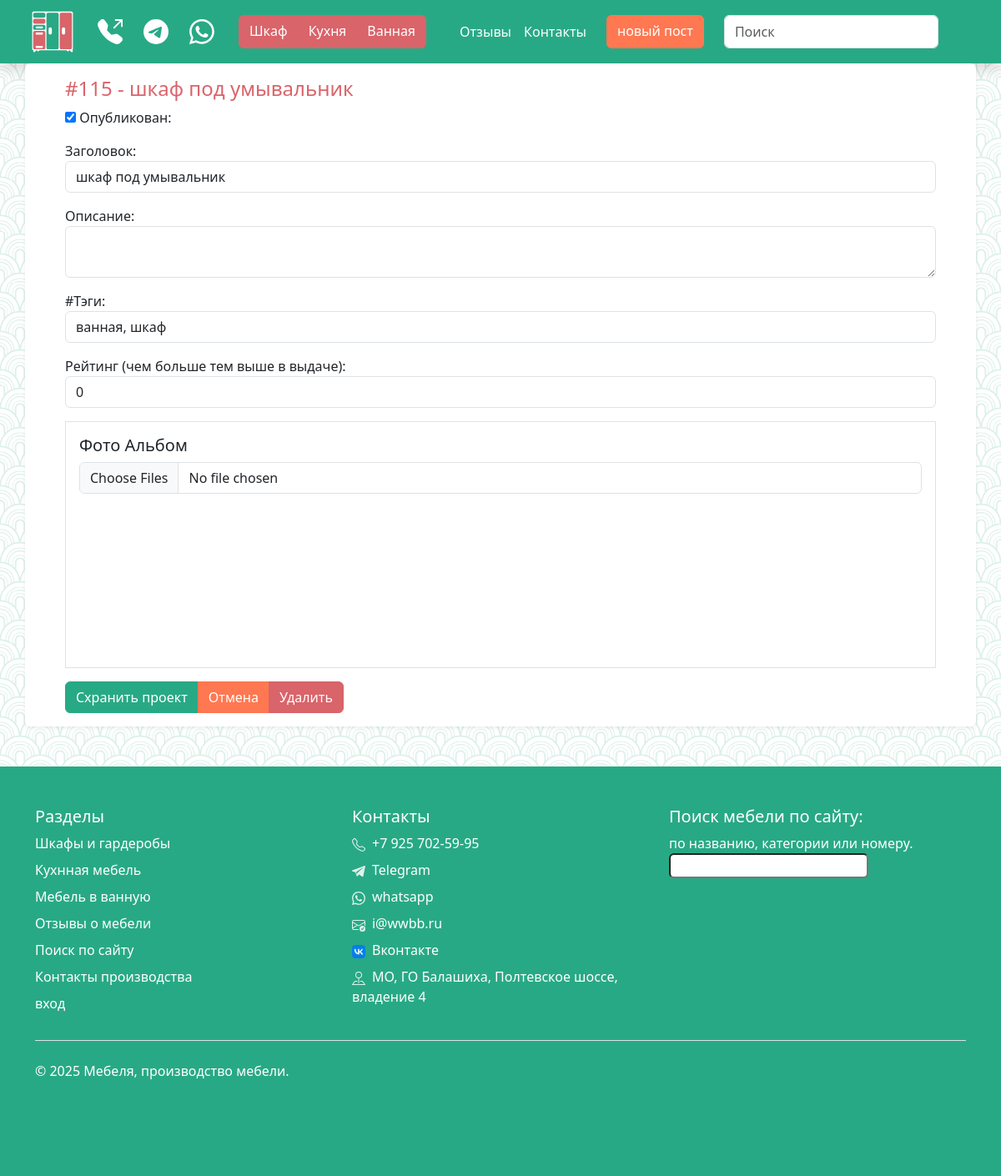
/update/115 (signed in), run on an earlier commit of the app's database.
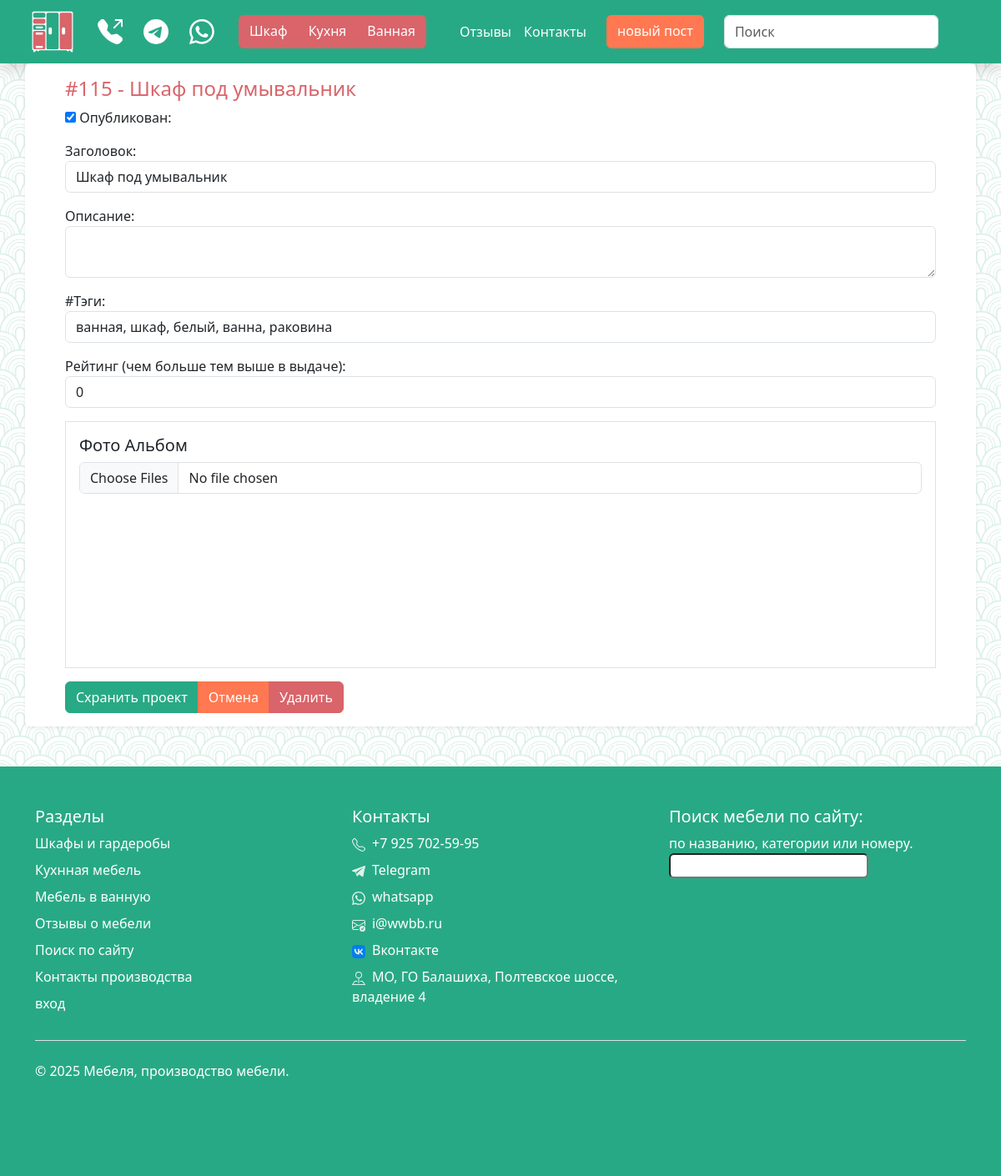
And on a later commit of the database.
### todo/models.py (models this page shows, shortened)
class Project(models.Model):
    title = models.CharField(max_length=100)
    description = models.TextField(null=True, blank=True)
    tags = models.CharField(max_length=100, verbose_name='#Тэги', blank=True)
    rating = models.IntegerField(default=5, blank=False, null=False)
    public = models.BooleanField(default=True)
    created_at = models.DateTimeField(auto_now_add=True)
    updated_at = models.DateTimeField(auto_now=True)
    album = models.TextField(default='',null=True, blank=True)
    class Meta:
        ordering = ['-id']

### todo/CRUD_Posts.py (the view)
# urls.py: path('update/<int:post_id>', views.post_update, name='post_update'),
@login_required
def post_update(request, post_id):
    db_Obj = Project.objects.get(id=post_id)
    if request.method == 'POST':
        form = ProjectForm(request.POST, request.FILES, instance=db_Obj)
        files = request.FILES.getlist('image')
        if form.is_valid():
            form.save()
            return redirect('/post/' + str(db_Obj.id))
    form = ProjectForm(instance=db_Obj)
    context = {
        'title': 'Редактор проекта',
        'project': db_Obj,
        'album': collect_album(post_id),
        'form': form,
        'description': 'Редактирование материала wwbb.ru',
    }
    return render(request, 'todo/CRUD/post_update.html', context)

### todo/forms.py
class ProjectForm(ModelForm):
    class Meta:
        model = Project
        fields = '__all__'

### todo/img_handler.py (called while the page is built)
def collect_album(prj_id):
    prj_id = str(prj_id)
    album_lst = os.listdir(os.path.join(PHOTO_PATH, prj_id))
    album_lst = set(map(lambda x: os.path.splitext(x)[0], album_lst))
    return album_lst

### todo/templates/todo/CRUD/post_update.html (shortened to what this page needs)
{% extends 'todo/base/base.html' %}
{% block main_content %}
<div class="container mb-5 p-3 px-5 rounded bg-white rounded shadow-sm">
    <h1 class="text-secondary h4">#{{ project.id }} - {{ project.title}} </h1>
    <form enctype="multipart/form-data" method="POST">
        <div class="mb-3">
            <input class="" type="checkbox" name="public" id="id_public" checked="">
            <label for="id_public">Опубликован:</label>
        </div>
        <div class="mb-3">
            <label for="id_title">Заголовок:</label>
            <input class="form-control" type="text" name="title" maxlength="100" required="" id="id_title"
                value="{{ form.title.value }}">
        </div>
        <div class="mb-3">
            <label for="id_description">Описание:</label>
            <textarea class="form-control" name="description" cols="40" rows="2"
                id="id_description">{{ form.description.value }}</textarea>
        </div>
        <div class="mb-3">
            <label for="id_tags">#Тэги:</label>
            <input class="form-control" type="text" name="tags" maxlength="100" id="id_tags"
                value="{{ form.tags.value }}">
        </div>
        <div class="mb-3">
            <label for="id_rating">Рейтинг (чем больше тем выше в выдаче):</label>
            <input class="form-control" type="number" name="rating" id="id_rating" value="{{ form.rating.value }}">
        </div>
        <div class="mb-3 border p-3">
            <h5 class="form-label">Фото Альбом</h5>
            <input class="form-control" type="file" name="image" multiple="" accept="image/*" id="id_image">
            <div class="m-2 primary">
                <div class="ww_grid mb-4">
                    {% for img in album %}
                    <a href="/media/photos/{{ project.id }}/{{ img }}.jpg" class="glightbox">
                        <div class="ww_grid_item rounded overflow-hidden"
                            style="background-image: url('/media/photos/{{ project.id }}/{{ img }}.thumbnail'); height: 10rem;">
                        </div>
                    </a>
                    {% endfor %}
                </div>
            </div>
        </div>
        <div class="btn-group text-white">
            <input class="btn btn-primary text-white" type="submit" name="" value="Схранить проект">
            <a href="/" class="btn btn-warning text-white">Отмена</a>
            <a href="{% url 'post_delete' project.id %}" class="btn btn-secondary text-white">Удалить</a>
        </div>
    </form>
</div>
{% endblock main_content %}

What changed in the data, as far as the page shows it:
changed Project id 115: title "шкаф под умывальник" → "Шкаф под умывальник"; tags "ванная, шкаф" → "ванная, шкаф, белый, ванна, раковина"
